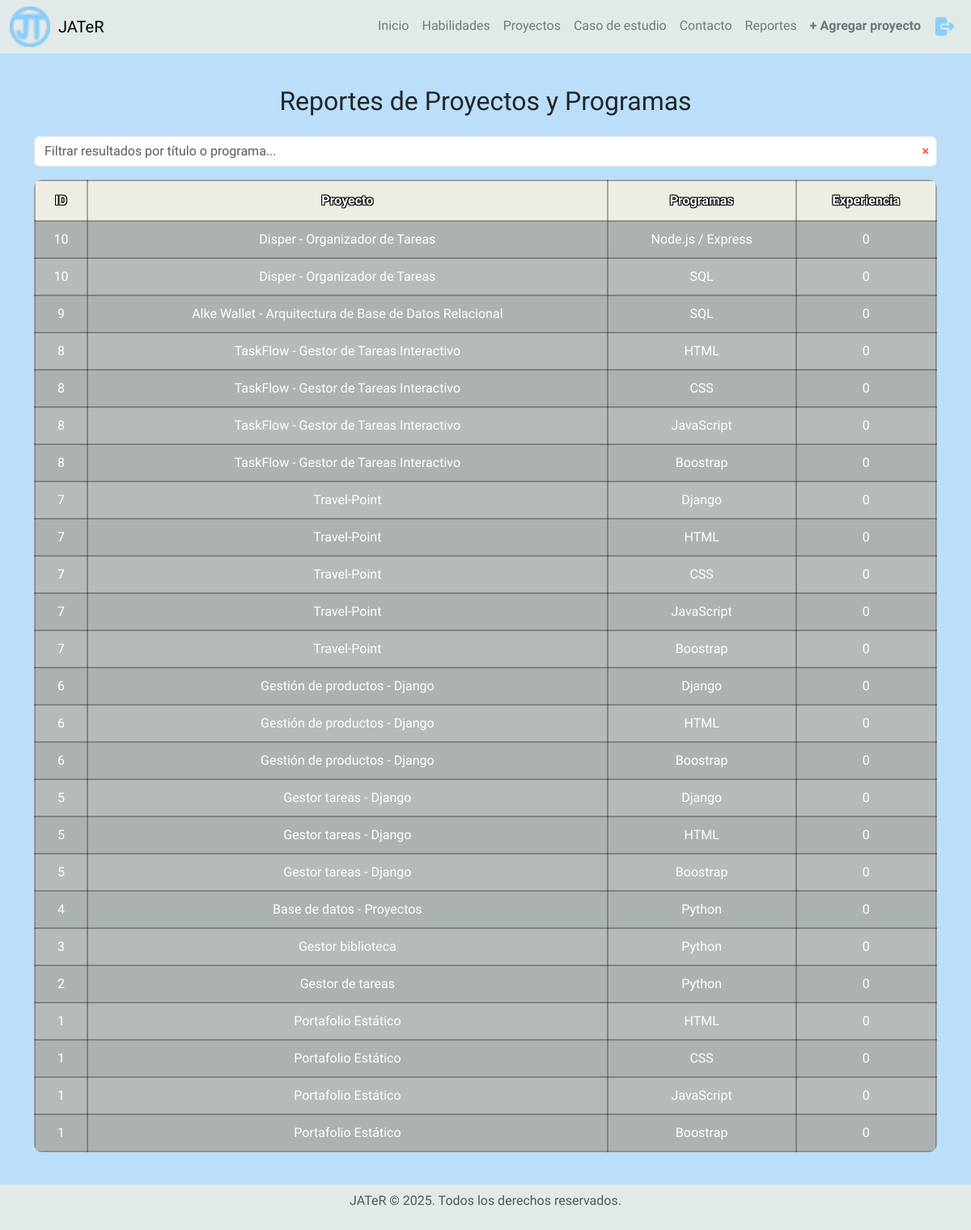
The app's page /proyecto/sql/ (signed in) with its own data.
### proyectos/models.py (models this page shows, shortened)
class Habilidad(models.Model):
    TIPO_HABILIDAD = [
        ('tecnica', 'Técnica'),
        ('blanda', 'Interpersonal'),
    ]
    nombre = models.CharField(max_length=100)
    experiencia = models.IntegerField(help_text="Años de experiencia")
    tipo = models.CharField(max_length=10, choices=TIPO_HABILIDAD, default='tecnica')
    class Meta:
        ordering = ['nombre']

class Proyecto(models.Model):
    titulo = models.CharField(max_length=100)
    descripcion = models.TextField()
    imagen = models.ImageField(upload_to='proyectos/', blank=True, null=True)
    fecha_publicacion = models.DateTimeField(auto_now_add=True)
    demo_url = models.URLField(blank=True, null=True)
    repo_url = models.URLField(blank=True, null=True)
    visible = models.BooleanField(default=True)
    habilidades = models.ManyToManyField(Habilidad, related_name='proyectos')
    class Meta:
        ordering = ['fecha_publicacion']

### proyectos/views.py (the view)
# urls.py: path('proyecto/sql/', views.consulta_sql, name="consulta_sql"),
@login_required
def consulta_sql(request):
    habilidad = request.GET.get("habilidad", "")
    proyecto = request.GET.get("proyecto", "")
    query = """
        SELECT p.id, p.titulo, h.nombre, h.experiencia
        FROM proyectos_proyecto p
        JOIN proyectos_proyecto_habilidades ph ON p.id = ph.proyecto_id
        JOIN proyectos_habilidad h ON h.id = ph.habilidad_id
        WHERE 1 = 1
    """
    params = []
    if habilidad:
        query += " AND h.nombre LIKE %s"
        params.append(f"%{habilidad}%")
    if proyecto:
        query += " AND p.titulo LIKE %s"
        params.append(f"%{proyecto}%")
    query += " ORDER BY p.fecha_publicacion DESC"
    with connection.cursor() as cursor:
        cursor.execute(query, params)
        resultados = cursor.fetchall()
    return render(request, "proyectos/sql_proyecto.html", {
        "resultados": resultados,
        "habilidad": habilidad,
        "proyecto": proyecto,
    })

### proyectos/templates/proyectos/sql_proyecto.html
{% extends "base.html" %}
{% block content %}
<div class="container my-4 reporte-sql">
    <h2 class="mb-4 text-center">Reportes de Proyectos y Programas</h2>
    <div class="reporte-sql mb-3 position-relative">
        <input type="text" id="filtroLive" class="form-control" placeholder="Filtrar resultados por título o programa...">
        <span id="clearFiltro" style="position: absolute; right: 10px; top: 50%; transform: translateY(-50%); cursor: pointer; color: #ff5959; font-weight: bold;">×</span>
    </div>
    <table class="table table-striped text-center">
        <thead>
            <tr>
                <th>ID</th>
                <th>Proyecto</th>
                <th>Programas</th>
                <th>Experiencia</th>
            </tr>
        </thead>
        <tbody>
            {% for fila in resultados %}
            <tr>
                <td>{{ fila.0 }}</td>
                <td>{{ fila.1 }}</td>
                <td>{{ fila.2 }}</td>
                <td>{{ fila.3 }}</td>
            </tr>
            {% empty %}
            <tr>
                <td colspan="4" class="text-center">No hay resultados</td>
            </tr>
            {% endfor %}
        </tbody>
    </table>
</div>
{% endblock %}

### static/css/style.css (style rules this page uses)
body { margin: 0 auto; overflow-x: hidden; background-color: #bbdefa; font-family: 'Pixelify Sans', sans-serif; }
.reporte-sql table { background: rgba(243, 239, 227, 0.7); border-radius: 10px; overflow: hidden; border-collapse: collapse; }
.reporte-sql th { background-color: rgba(243, 239, 227, 0.7); color: white; text-shadow: -1px -1px black, 1px -1px black, -1px 1px black, 1px 1px black; font-weight: bold; padding: 12px; border: 2px solid rgba(0, 0, 0, 0.3); }
.reporte-sql td { background: rgba(0, 0, 0, 0.2); color: white; padding: 10px; border: 2px solid rgba(0, 0, 0, 0.3); }

### records on screen
Habilidad: id "6", fila "Gestión de productos - Django", nombre "Boostrap", experiencia "0"
Proyecto: id "5", titulo "Gestor tareas - Django", fila "Django", visible "0", fila "HTML", fila "Boostrap"

### other values on screen
{{ fila.0 }} "10" "10" "9" "8" "8" "8" "8" "7" "7" "7" "7" "7" "6" "6" "4" "3" "2" "1" "1" "1" "1"
{{ fila.1 }} "Disper - Organizador de Tareas" "Disper - Organizador de Tareas" "Alke Wallet - Arquitectura de Base de Datos Relacional" "TaskFlow - Gestor de Tareas Interactivo" "TaskFlow - Gestor de Tareas Interactivo" "TaskFlow - Gestor de Tareas Interactivo" "TaskFlow - Gestor de Tareas Interactivo" "Travel-Point" "Travel-Point" "Travel-Point" "Travel-Point" "Travel-Point" "Gestión de productos - Django" "Gestión de productos - Django" "Base de datos - Proyectos" "Gestor biblioteca" "Gestor de tareas" "Portafolio Estático" "Portafolio Estático" "Portafolio Estático" "Portafolio Estático"
{{ fila.2 }} "Node.js / Express" "SQL" "SQL" "HTML" "CSS" "JavaScript" "Boostrap" "Django" "HTML" "CSS" "JavaScript" "Boostrap" "Django" "HTML" "Python" "Python" "Python" "HTML" "CSS" "JavaScript" "Boostrap"
{{ fila.3 }} "0" "0" "0" "0" "0" "0" "0" "0" "0" "0" "0" "0" "0" "0" "0" "0" "0" "0" "0" "0" "0"
